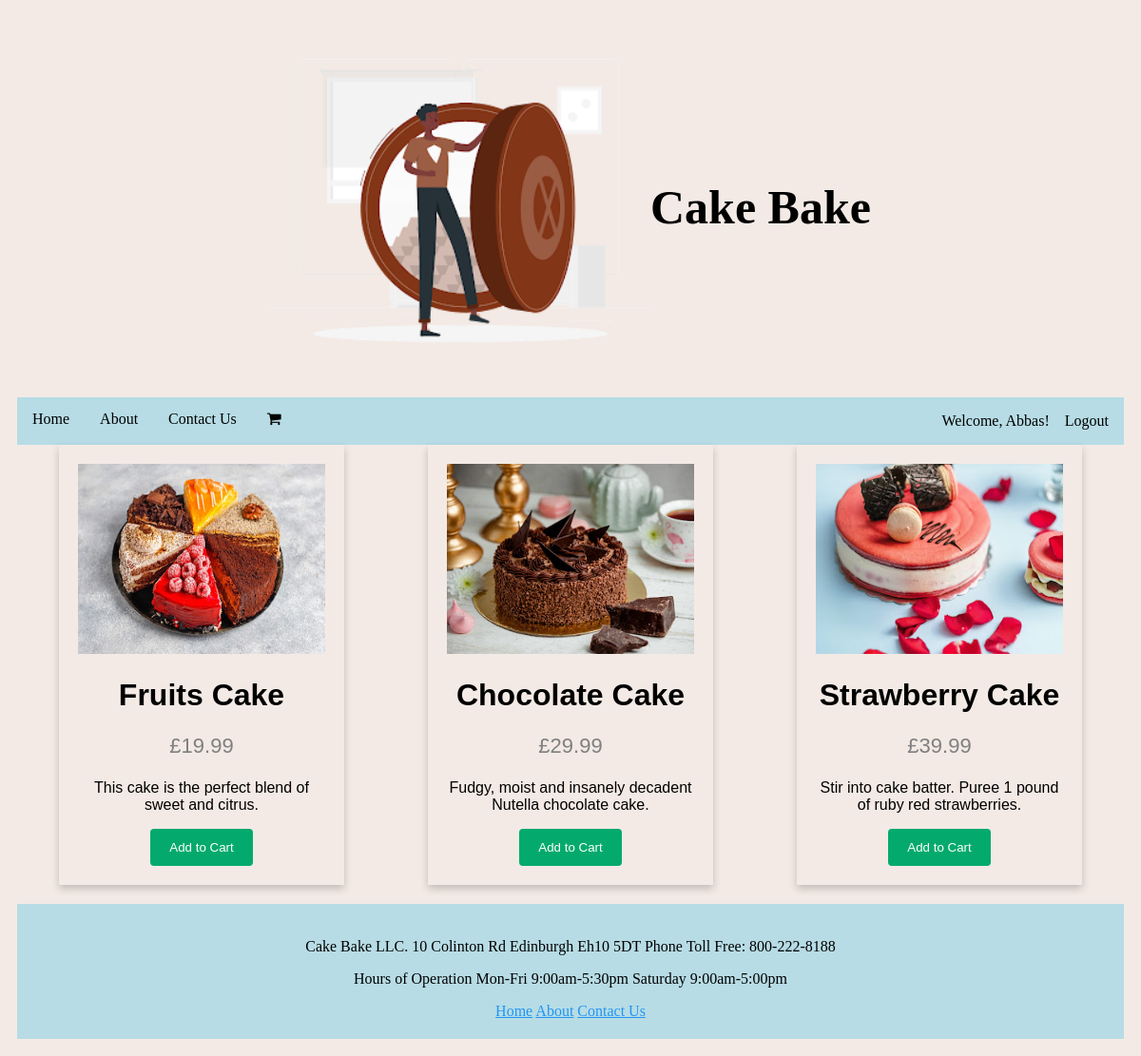
/index.php (signed in), run on the app's committed database.
### tables this page shows
CREATE TABLE `products` (
  `product_id` int(11) NOT NULL,
  `name` varchar(255) NOT NULL,
  `price` decimal(10,2) NOT NULL,
  `description` text DEFAULT NULL,
  `image_path` varchar(255) DEFAULT NULL
);

### index.php (the view, shortened to what this page needs)
<!DOCTYPE html>
<html>
    <head>
        <link rel="stylesheet" href="style.css">
        <link rel="stylesheet" href="https://cdnjs.cloudflare.com/ajax/libs/font-awesome/4.7.0/css/font-awesome.min.css">
    </head>
    <body>
        <div class="logo">
            <img src="assets/img/logo.png" style="height: 400px; width:auto;">
            <div class="header">
                <h1>Cake Bake</h1>
            </div>
        </div>
        <div class="topnav">
            <a href="index.php">Home</a>
            <a href="about.php">About</a>
            <a href="contact.php">Contact Us</a>
            <a href="cart.php"><i class="fa fa-shopping-cart"></i></a>
            <div class="rightnav">
            <?php
                if (isset($_SESSION['username'])) {
                    $username = $_SESSION['username'];
                    echo "<p class='login-button'>Welcome, $username!  </p>";
                    echo "<a href='logout.php' class='signup-button'>Logout</a>";
                } else {
                    echo "<a href='login.html' class='login-button'>Login</a>";
                    echo "<a href='signup.html' class='signup-button'>Signup</a>";
                }
            ?>
            </div>
          </div>
        <div class="row">
        <?php
    $host = 'localhost';
    $dbusername = 'root';
    $dbpassword = '';
    $dbname = 'cake_bake';
    $conn = mysqli_connect($host, $dbusername, $dbpassword, $dbname);
    $sql = "SELECT * FROM products";
    $result = mysqli_query($conn, $sql);
    while ($row = mysqli_fetch_assoc($result)) {
        echo '<div class="card">';
        echo '<img src="' . $row['image_path'] . '" alt="' . $row['name'] . '" style="width:100%; height:200px;">';
        echo '<h1 style="white-space: nowrap;">' . $row['name'] . '</h1>';
        echo '<p class="price">£' . $row['price'] . '</p>';
        echo '<p>' . $row['description'] . '</p>';
        if (isset($_SESSION['username'])) {
            echo '<form action="cart.php" method="post">
            <input type="hidden" name="id" value="' . $row['product_id'] . '">
            <input type="submit" name="add_to_cart" value="Add to Cart">
            </form>';
        } else {
            echo '<button class="addtocart-button">';
            echo '<p>Log-in to Add to Cart</p>';
            echo '</button>';
        }
        echo '</div>';
    }
?>
        </div>
        <div class="footer">
            <div>
                <p>
                    Cake Bake LLC.
                    10 Colinton Rd
                    Edinburgh
                    Eh10 5DT
                    Phone Toll Free: 800-222-8188
                </p>
                <p>
                    Hours of Operation
                    Mon-Fri 9:00am-5:30pm
                    Saturday 9:00am-5:00pm
                </p>
            </div>
            <div>
                <a href="index.php">Home</a>
                <a href="about.php">About</a>
                <a href="contact.php">Contact Us</a>
            </div>
        </div>
    </body>
</html>

### style.css (style rules this page uses)
* { box-sizing: border-box; }
body { font-family: Cambria; padding: 10px; background-color: #F3EAE5; }
.logo { display: flex; justify-content: center; }
.header { display: flex; align-items: center; text-align: center; }
.header h1 { font-size: 50px; }
.topnav { overflow: hidden; background-color: #B7DCE5; }
.topnav a { float: left; display: block; color: #f2f2f2; text-align: center; padding: 14px 16px; text-decoration: none; color: black; }
.card { box-shadow: 0 4px 8px 0 rgba(0, 0, 0, 0.2); max-width: 300px; margin: auto; text-align: center; font-family: arial; padding: 20px; }
.card img { background-color: white; }
.price { color: grey; font-size: 22px; }
.row:after { content: ""; display: table; clear: both; }
.footer { padding: 20px; text-align: center; background-color: #B7DCE5; margin-top: 20px; }
input[type=submit] { background-color: #04AA6D; color: white; padding: 12px 20px; border: none; border-radius: 4px; cursor: pointer; }
.row { display: -ms-flexbox; display: flex; -ms-flex-wrap: wrap; flex-wrap: wrap; margin: 0 0px; }
a { color: #2196F3; }
.rightnav { float: right; display: flex; align-items: center; justify-content: flex-end; }

### data on the page
products: image_path (picture), name "Fruits Cake", price "19.99", description "This cake is the perfect blend of sweet and citrus."
products: image_path (picture), name "Chocolate Cake", price "29.99", description "Fudgy, moist and insanely decadent Nutella chocolate cake."
products: image_path (picture), name "Strawberry Cake", price "39.99", description "Stir into cake batter. Puree 1 pound of ruby red strawberries."

### other printed values
$username "Abbas"
